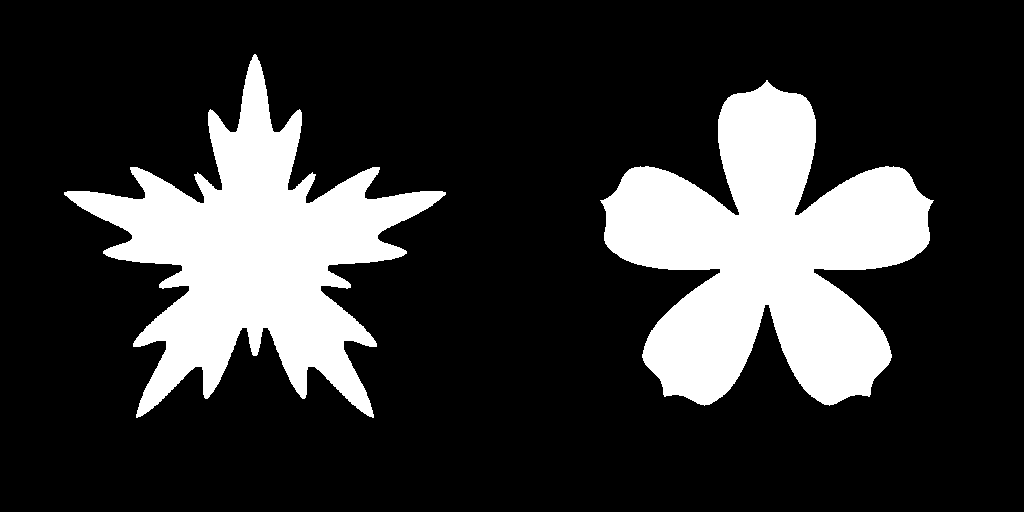
%> input picture code/ImageProcessing/task3/imgs/twoObjs.png, 1024 x 512 px
$ octave t21_runRegionGrowing_BW.m   (GNU Octave 9; MATLAB toolbox functions it lacks are replaced by stand-ins)
%> lines starting %> are read from the running program, lines starting %| are printed output that depends on the picture; in (x1, y1, x2, y2) boxes, pixels count from 0 and x2, y2 are one past the last pixel; in counts of white or black regions, pixels touching at a corner belong together; the program's own positions count from 1
### code/ImageProcessing/task3/regiongrowing.m
function imgOut=regiongrowing(imgIn,x,y,threshold)
% Executa o crescimento de regiao em uma imagem de um dado uma semente (x,y)
%
% imgSeg = regiongrowing(img,x,y,t)
%
% img : imagem de entrada
% imgSeg : imagem de saida logica da regiao
% x,y : a posicao da semente
% t : distancia de intensidade maxima
%


imgOut = zeros(size(imgIn)); % Imagem de saida
Isizes = size(imgIn); % Dimensoes da imagem de entrada

meanReg = imgIn(x,y); % A media da regiao segmentada
sizeReg = 1; % Numero de pixels na regiao

% Memoria livre para armanezar os vizinhos da regiao segmentada
negFree = 20000; negPos=0;
negList = zeros(negFree,3);

% Distancia da regiao do pixel mais recente para a regiao media
pixDist=0;

% Locais dos Neighbor (footprint)
neigb=[-1 0; 1 0; 0 -1;0 1];

% Inicia o crescimento de regiao ate que a distancia entre a regia e um
% possivel novo pixel torne-se maior que um certo limiar
while(pixDist<threshold && sizeReg<numel(imgIn))

    % Adiciona novos pixels vizinhos
    for j=1:4,
        % Computa a coordenada da vizinhanca
        xn = x + neigb(j,1);
        yn = y + neigb(j,2);

        % Verifica se o vizinho est? dentro ou fora da imagem
        ins = (xn>=1) && (yn>=1) && (xn<=Isizes(1)) && (yn<=Isizes(2));

        % Adiciona o vizinho se estiver dentro e nao fa?a parte da area
        % segmentda
        if(ins && (imgOut(xn,yn)==0))
            negPos = negPos+1;
            negList(negPos,:) = [xn yn imgIn(xn,yn)];
            imgOut(xn,yn)=1;
        end
    end

    % Adiciona um novo bloco de memoria livre
    if(negPos+10>negFree),
        negFree=negFree+20000;
        negList((negPos+1):negFree,:)=0;
    end

    % Adiciona pixel com intensidade proxima a media da regiao, para a
    % regiao
    dist = abs(negList(1:negPos,3) - meanReg);
    [pixDist, index] = min(dist);
    imgOut(x,y)=2;
    sizeReg = sizeReg+1;

    % Computa a nova media da regiao
    meanReg= (meanReg*sizeReg + negList(index,3))/(sizeReg+1);

    % Salva as coordenadas x e y do pixel (para o processo de adicionar vizinhos)
    x = negList(index,1); y = negList(index,2);

    % Remove o pixel do vizinho
    negList(index,:)= negList(negPos,:);
    negPos=negPos-1;
end

% Retorna a area segmentada como uma matriz logica
imgOut=imgOut>1;

### code/ImageProcessing/task3/t21_runRegionGrowing_BW.m
clear all; close all; clc;


%% ------------- Two objects -------------
img = im2double(imread('imgs/twoObjs.png'));
%> img: size 512x1024 double; values 0 (black) and 1 (white), 20.8% white; 2 white regions, box (x1, y1, x2, y2) and area: (600, 80, 934, 406) 58236, (64, 54, 446, 418) 50872
figure, imshow(img), colormap(prism(3))
%> after `colormap(prism(3))`:
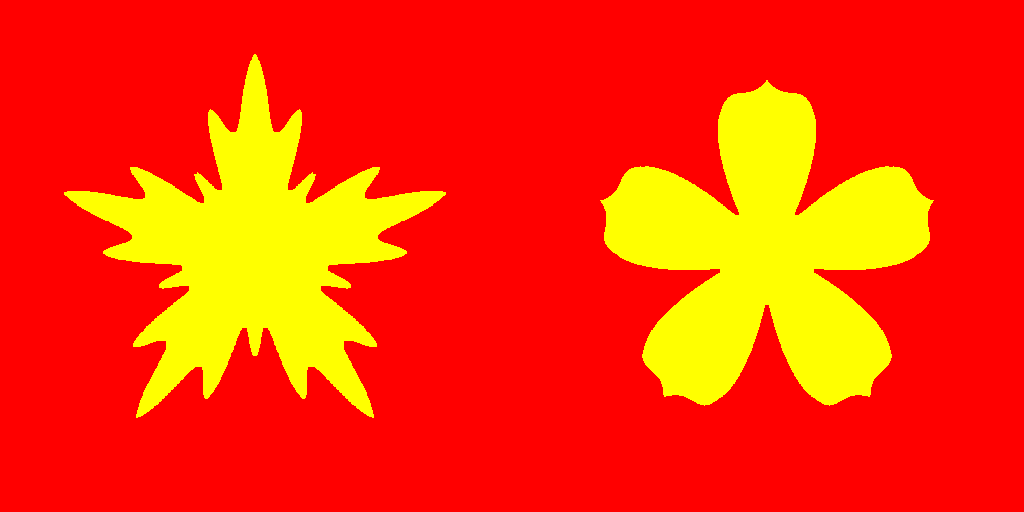
%> displayed picture: size 512x1024x3, on the screen's scale of 0 to 255; mean R, G, B 255, 53.1, 0

% [y, x] = ginput(1)
% y=round(y(1)); x=round(x(1));

x=283; y=250;
imgSeg = regiongrowing(img, x, y, 0.2);
%> in regiongrowing, `meanReg = imgIn(x,y);`: meanReg = 1
%> the loop in regiongrowing, `while(pixDist<threshold && sizeReg<numel(imgIn))` made 50872 passes
%> (x, y, negPos) on passes 13 to 15: (282, 256, 16), (283, 257, 17), (282, 257, 18)
%> after the loop in regiongrowing, `while(pixDist<threshold && sizeReg<numel(imgIn))`:
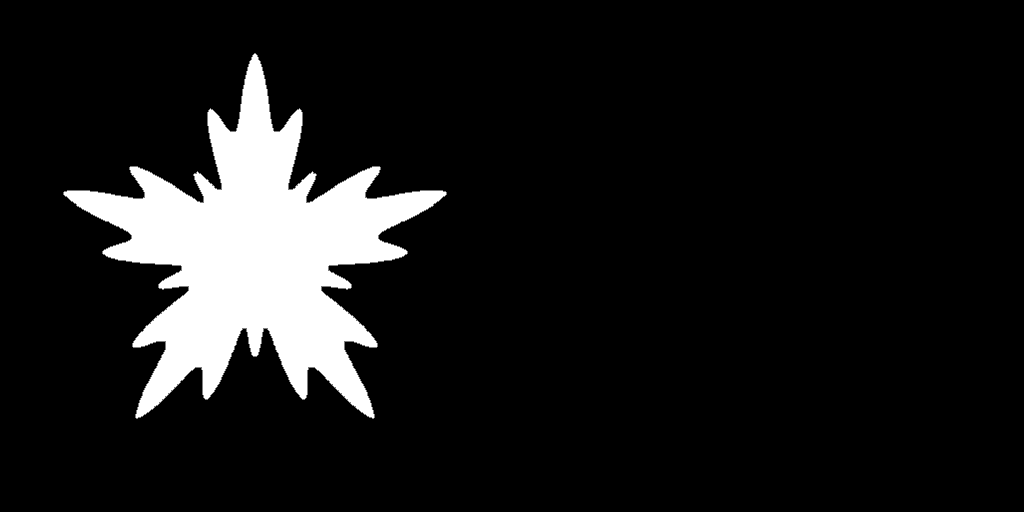
%> imgOut: size 512x1024 double; min 0, max 2, mean 0.198; drawn with min black and max white
%> after the loop in regiongrowing, `while(pixDist<threshold && sizeReg<numel(imgIn))`: negFree = 20000; negPos = 2153; sizeReg = 50873
%> in regiongrowing, `imgOut=imgOut>1;`: imgOut: size 512x1024 logical; 9.7% white; 1 white region, box (x1, y1, x2, y2) and area: (64, 54, 446, 418) 50872
figure, imshow(mat2gray(img+imgSeg)), colormap('prism')
hold on
plot(x, y, '.b', 'MarkerSize',20)
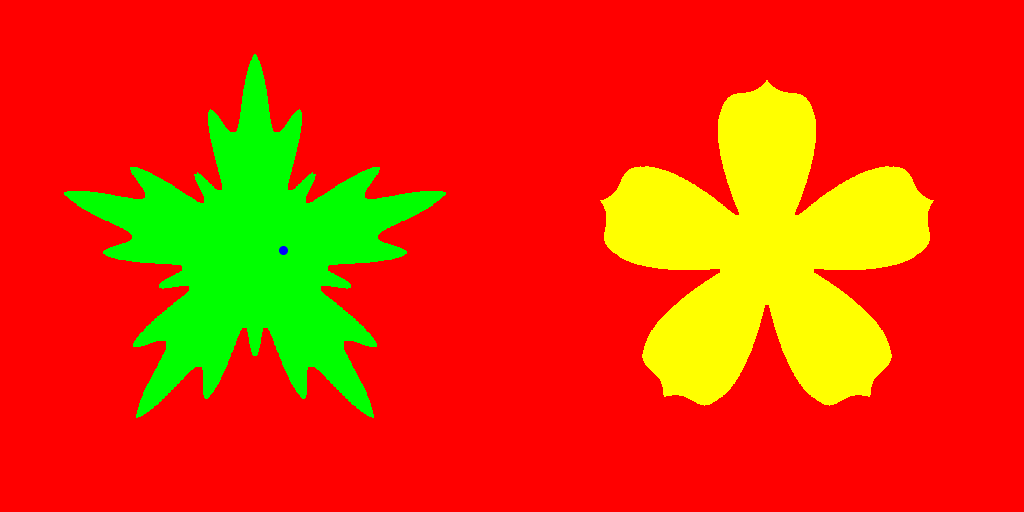
%> figure redrawn from the program's plot data
print('imgsOut/regGro2Objs','-depsc');
img(img == 1) = 255;
imwrite(img, prism, 'imgsOut/twoObjs.png')


%% ------------- One object -------------
img = im2double(imread('imgs/frog.gif'));
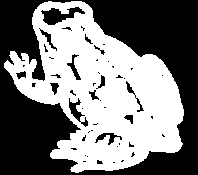
%> input picture code/ImageProcessing/task3/imgs/frog.gif, 198 x 175 px
%> img: size 175x198 double; values 0 (black) and 1 (white), 47.8% white; 1 white region, box (x1, y1, x2, y2) and area: (4, 1, 184, 173) 16578
figure, imshow(img)

% [y, x] = ginput(1)
% y=round(y(1)); x=round(x(1));

x=154; y=85;
imgSeg = regiongrowing(img, x, y, 0.2);
%> the loop in regiongrowing (call 2), `while(pixDist<threshold && sizeReg<numel(imgIn))` made 16578 passes
%> (x, y, negPos) on passes 13 to 15: (153, 91, 16), (154, 92, 17), (153, 92, 18)
figure, imshow(mat2gray(img+imgSeg)), colormap('lines')
hold on
plot(x, y, '.r', 'MarkerSize',20)
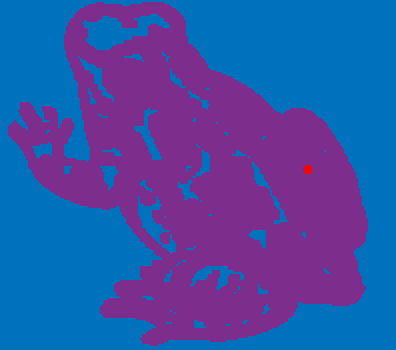
%> figure redrawn from the program's plot data; shown 2 times larger
print('imgsOut/regGroFrog','-depsc');
% img(img == 1) = 255;
imwrite(img, 'imgsOut/frog.png')

img = im2double(imread('imgs/horse.gif'));
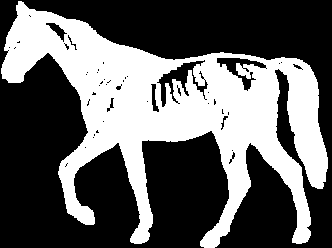
%> input picture code/ImageProcessing/task3/imgs/horse.gif, 332 x 248 px
%> img: size 248x332 double; values 0 (black) and 1 (white), 38.1% white; 1 white region, box (x1, y1, x2, y2) and area: (1, 1, 328, 248) 31331
figure, imshow(img)

% [y, x] = ginput(1)
% y=round(y(1)); x=round(x(1));

x=133; y=118;
imgSeg = regiongrowing(img, x, y, 0.2);
imgRes = mat2gray(img+imgSeg);
imgRes(imgRes == 1) = 255;
figure, imshow(imgRes), colormap('lines')
hold on
plot(x, y, '.r', 'MarkerSize',20)
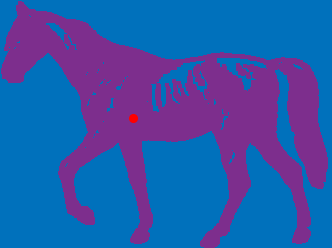
%> figure redrawn from the program's plot data
print('imgsOut/regGroHorse','-depsc');
img(img == 1) = 255;
imwrite(img, 'imgsOut/horse.png')
